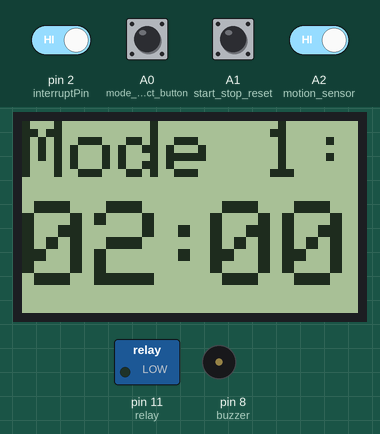
Recording of a sketch running on a simulated Arduino Uno, built with avr-gcc and run on an emulated ATmega328P. Parts: 84×48 one-colour display, switched loads named in the sketch (green lamp = pin HIGH), buzzer (waves = sounding, pin HIGH). The inputs (shaded band) are chosen by the test bench; at power-on: A0 (mode_select_button), A1 (start_stop_reset), A2 (motion_sensor), pin 2 (interruptPin) HIGH.

Above: at 4.2 s.
4.3 s: A0 (mode_select_button) pulled LOW for 0.15 s
At 5.4 s:
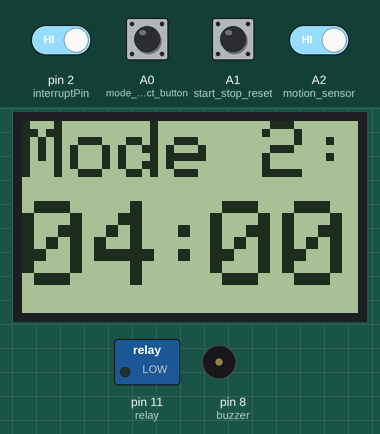
6.5 s: A0 (mode_select_button) pulled LOW for 1 s
At 6.77 s:
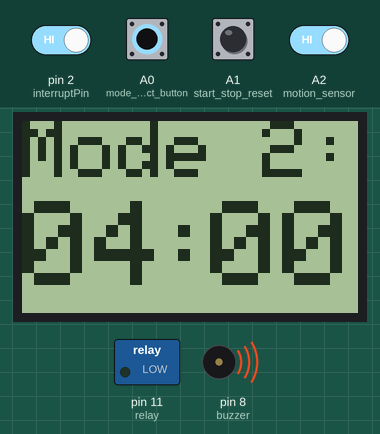
9.0 s: A1 (start_stop_reset) pulled LOW for 1 s
At 10.5 s:
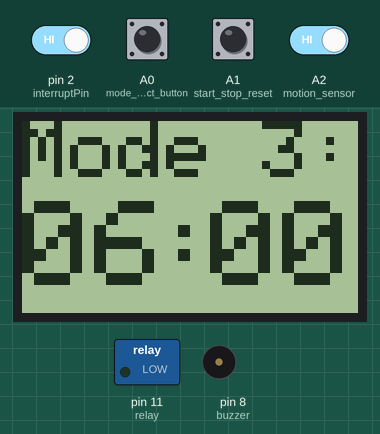
11.5 s: A1 (start_stop_reset) pulled LOW for 0.15 s
At 11.81 s:
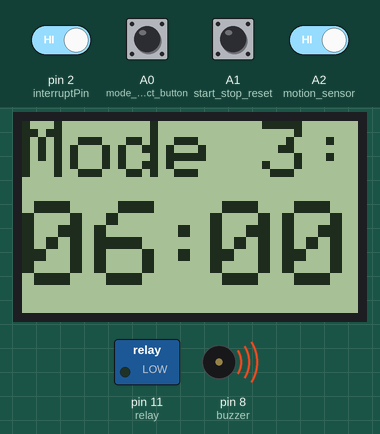
13.3 s: pin 2 (interruptPin) driven LOW and A0 (mode_select_button) driven LOW and A1 (start_stop_reset) driven LOW and A2 (motion_sensor) driven LOW
At 15.6 s:
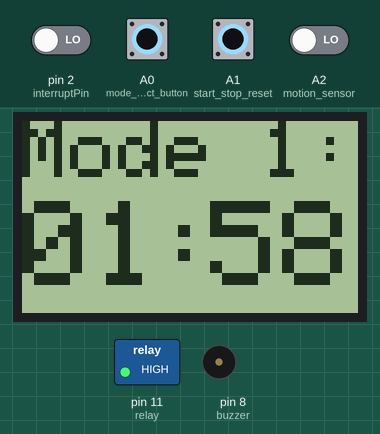
16.3 s: pin 2 (interruptPin) driven HIGH
At 17.3 s:
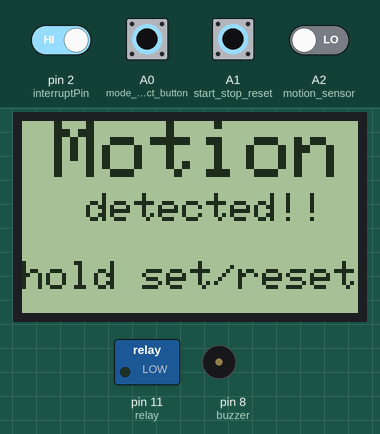
Timing chart, 0 to 18.8 s (numbered marks = the images above; inputs shaded):
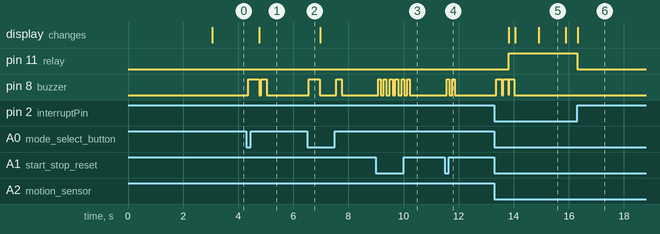

The sketch:

two_button_uvc_control.ino
```cpp
#include <SPI.h>
#include <Adafruit_GFX.h>
#include <Adafruit_PCD8544.h>
#include <stdio.h>
#include <string.h>
// don't use 9, 10 pin
#define mode_select_button A0
#define start_stop_reset A1
#define relay 11
#define buzzer 8
#define interruptPin  2
#define idle_time 2

//adding new for motion sensor
#define motion_sensor A2
int motion_sensor_value;
int motion_time_out;
bool motion = false;
bool status_motion_msg = false;

byte rotatetext = 0;
bool alarm = false;
bool door = false;
bool buzzer_flag = false;
bool idle_flag = false;
bool start_pause_flag = false;
bool wait_timer = false;

int menu_stat,stop_rst;
int lastButtonState_1 = 1;
int lastButtonState_2 = 1;
int debounce_delay = 50;
int mode, stp, wait, timer;
int mode_1_2_3 = 0;
int last_sec;

int max_mode = 2;

int status_door;
int j,k;
int lo;

int status_door_msg = 0;  //used as door open/close flag

int mode_1_time = 2;//2
int mode_2_time = 4;//4
int mode_3_time = 6;//6

int alarm_sec;
double fshow_min;
int show_min,show_sec;
double fshow_min1;
int show_min1,show_sec1;
int sec;
char f_sec[10];
float f_show_sec1;

Adafruit_PCD8544 display = Adafruit_PCD8544(3, 4, 5, 7, 6);

void setup() {
  Serial.begin(9600);
  display.begin();
  display.setContrast(60);
  display.clearDisplay();

  display.setRotation(rotatetext);
  display.setTextSize(2);
  display.setTextColor(BLACK);
  display.setCursor(0,0);
  display.print("WELCOME");

  display.setTextSize(1);
  display.setCursor(18,26);
  display.print("AQUALINK");
  display.setCursor(0,40);
  display.print("BANGLADESH LTD");
  display.display();
  delay(3000);
  display.clearDisplay();

  cli();

  pinMode(interruptPin, INPUT_PULLUP);
  pinMode(relay,OUTPUT);
  pinMode(buzzer,OUTPUT);
  digitalWrite(relay,LOW);
  digitalWrite(buzzer,LOW);

  TCCR1A = 0;// set entire TCCR1A register to 0
  TCCR1B = 0;// same for TCCR1B
  TCNT1  = 0;//initialize counter value to 0
  // set compare match register for 1hz increments
  OCR1A = 15420;// = (16*10^6) / (1*1024) - 1 (must be <65536)//15624//15420
  // turn on CTC mode
  TCCR1B |= (1 << WGM12);
  // Set CS12 and CS10 bits for 1024 prescaler
  TCCR1B |= (1 << CS12) | (1 << CS10);
  // enable timer compare interrupt
  TIMSK1 |= (1 << OCIE1A);
  sei();

}

ISR(TIMER1_COMPA_vect){
  //generates pulse wave of frequency 1Hz/2 = 0.5kHz (takes two cycles for full wave- toggle high then toggle low)
  if(alarm == true && door == false && motion == false){
    alarm_sec--;
    if(start_pause_flag == true){
      wait++;
    }
    digitalWrite(relay,HIGH);
    if(alarm_sec <= 0){
      alarm = false;
      sec = 0;
      alarm_sec = 0;
      digitalWrite(relay,LOW);
      buzzer_flag = true;
      //warning_tone();
    }
  }
  if(wait_timer == true){
      timer++;
      if(timer == 1){
        timer = 0;
        wait_timer = false;
      }
  }
  //motion time out of 10 sec if motion is detected.
//  if(motion == true and alarm == true){
//    motion_time_out++;
//    digitalWrite(relay, LOW);
//    if(motion_time_out == 2 and digitalRead(motion_sensor) == 1){
//      motion_time_out = 1;
//    }
//    if(motion_time_out > 3 and digitalRead(motion_sensor) == 0){
//      motion_time_out = 0;
//      motion = false;
//      status_motion_msg = false;
//    }
//  }
}

void loop(){
  while(alarm == false){
    if(idle_flag == true && status_door_msg == 0){
      display_wait();
      button_loop();
      door_loop();
    }
    //door_loop();
    else if(idle_flag == false && status_door_msg == 1){
      display_wait();
      button_loop();
      door_loop();
      if(buzzer_flag == true){
        warning_tone();
        buzzer_flag = false;
      }
    }
    else if(idle_flag == false && status_door_msg == 0) {
      if( j > idle_time*100){
        idle_flag = true;
      }
      door_loop();
      set_alarm_loop();
      delay(10);
      j++;
      //Serial.println(j);
    }
  }
  while(alarm == true){
    status_door_msg = 1;
    door_loop();
    if(motion == true or door == true){
      display_wait();
      while(digitalRead(start_stop_reset)){
        if(digitalRead(start_stop_reset)==0){
          delay(debounce_delay);
          start_pause_flag = true;
          select_tone();
          wait = 0;
          break;
        }
      }
    }
    else if( wait >= 3){
      start_pause_flag = false;
      reset_timer();
    }
    show_time_alarm();
    if (motion == false){
      if(mode_1_2_3 == 0){
        display_M1("Mode 1:");
      }
      if(mode_1_2_3 == 1){
        display_M1("Mode 2:");
      }
      if(mode_1_2_3 == 2){
        display_M1("Mode 3:");
      }
    }

    //delay(50);
  }
}

void reset_timer(){
    button_loop();
    if(stp==1){
      last_sec = 0;
      stp = 0;
      alarm_sec = 0;
      sec = 0;
      alarm = false;
      status_door_msg = 0;
      select_tone();
      digitalWrite(relay,LOW);
    }
}

void set_alarm_loop(){
  if(idle_flag == true){
    display_wait();
  }
  else {
    button_loop();
    if(mode==1 && mode_1_2_3 <= max_mode){
      mode = 0;
      mode_1_2_3++;
      if(mode_1_2_3>max_mode){
         mode_1_2_3 = 0;
      }
      select_tone();
    }
    if(mode_1_2_3 == 0){
      sec = 60*mode_1_time;
      display_M("Mode 1:");
    }
    if(mode_1_2_3 == 1){
      sec = 60*mode_2_time;
      display_M("Mode 2:");
    }
    if(mode_1_2_3 == 2){
      sec = 60*mode_3_time;
      display_M("Mode 3:");
    }
    if(stp==1 && sec>0){
      //added new
      if(motion == true or door ==true){
        hazard_tone();
        wait_timer = true;
      }
      if(wait_timer == false){
        alarm = true;
        stp = 0;
        alarm_sec = sec;
        digitalWrite(relay,HIGH);
        select_tone();
      }
    }
  }
}

void button_loop(){
  menu_stat = digitalRead(mode_select_button);
  stop_rst = digitalRead(start_stop_reset);
  if (menu_stat != lastButtonState_1) {
    if (menu_stat == 0){
      mode = 1;
      j = 0;
      lo = 0;
      status_door_msg = 0;
      idle_flag = false;
    }
    else mode = 0;
    delay(debounce_delay);
    select_tone();
  }

  lastButtonState_1 = menu_stat;

  if (stop_rst != lastButtonState_2){
    if (stop_rst == 0){
      j = 0;
      lo = 0;
      status_door_msg = 0;
      idle_flag = false;
      stp = 1;
    }
    else stp = 0;
    delay(debounce_delay);

  }

  lastButtonState_2 = stop_rst;
}

void select_tone(){
  digitalWrite(buzzer,HIGH);
  delay(200);
  digitalWrite(buzzer,LOW);
}

void warning_tone(){
  digitalWrite(buzzer,HIGH);
  delay(400);
  digitalWrite(buzzer,LOW);
  delay(300);
  digitalWrite(buzzer,HIGH);
  delay(400);
  digitalWrite(buzzer,LOW);
  delay(300);
  digitalWrite(buzzer,HIGH);
  delay(400);
  digitalWrite(buzzer,LOW);
}

void hazard_tone(){
  digitalWrite(buzzer,HIGH);
  delay(100);
  digitalWrite(buzzer,LOW);
  delay(100);
  digitalWrite(buzzer,HIGH);
  delay(100);
  digitalWrite(buzzer,LOW);
  delay(100);
}


void display_wait(){
  if( lo < 200 && status_door_msg == 0 && alarm == false){
    display.clearDisplay();
    display.setRotation(rotatetext);
    display.setTextSize(2);
    display.setTextColor(BLACK);
    display.setCursor(0,0);
    display.print("Please!");
    display.setTextSize(1);
    display.setTextColor(BLACK);
    display.setCursor(8,30);
    display.print("Select Mode");
    display.display();
  }
  else if( 200 < lo < 280 && status_door_msg == 0 and alarm == false){
    display.clearDisplay();
    display.setRotation(rotatetext);
    display.setTextSize(2);
    display.setTextColor(BLACK);
    display.setCursor(20,0);
    display.print("Stay");
    display.setCursor(0,15);
    display.print("Safe...");

    display.setTextSize(1);
    display.setCursor(18,32);
    display.print("AQUALINK");
    display.setCursor(0,40);
    display.print("BANGLADESH LTD");
    display.display();
  }
  if(status_door_msg == 1 and alarm == false){
    display.clearDisplay();
    display.setRotation(rotatetext);
    display.setTextSize(2);
    display.setTextColor(BLACK);
    display.setCursor(0,0);
    display.print("Done!!!");
    display.setTextSize(1);
    display.setCursor(20,32);
    display.print("Please");
    display.setCursor(0,40);
    display.print("Open The Door");
    display.display();
  }
  if(motion == true and alarm == true){
    display.clearDisplay();
    display.setRotation(rotatetext);
    display.setTextSize(2);
    display.setTextColor(BLACK);
    display.setCursor(8,0);
    display.print("Motion");
    display.setTextSize(1);
    display.setCursor(16,18);
    display.print("detected!!");
    display.setTextSize(1);
    display.setCursor(0,35);
    display.print("hold set/reset");
    display.display();
  }

  if(lo > 280 && status_door_msg == 0){
    lo = 0;
  }
  //Serial.print("lo value: ");Serial.println(lo);
  lo++;
}

void display_M(char*mode_name){
    show_time_No_alarm();
    display.clearDisplay();
    display.setRotation(rotatetext);
    display.setTextSize(2);
    display.setTextColor(BLACK);
    display.setCursor(0,0);
    display.print(mode_name);
    display.setTextSize(3);
    display.setTextColor(BLACK);
    display.setCursor(0,20);
    if(show_min<10){
      display.print("0");display.print(show_min);
    }
    else{
      display.print(show_min);
    }
    display.setCursor(33,20);
    display.print(":");
    display.setCursor(47,20);
    if(show_sec<10){
      display.print("0");display.print(show_sec);
    }
    else{display.print(show_sec);}

    display.display();
}

void display_M1(char*mode_name){
    show_time_No_alarm();
    display.clearDisplay();
    display.setRotation(rotatetext);
    display.setTextSize(2);
    display.setTextColor(BLACK);
    display.setCursor(0,0);
    display.print(mode_name);
    display.setTextSize(3);
    display.setTextColor(BLACK);
    display.setCursor(0,20);
    if(show_min1<10){
      display.print("0");display.print(show_min1);
    }
    else{
      display.print(show_min1);
    }
    display.setCursor(33,20);
    display.print(":");
    display.setCursor(47,20);

    if(f_show_sec1 <= 9){
      display.print("0");display.print(f_show_sec1,0);
    }
    else{display.print(f_show_sec1,0);}

    display.display();
}


void door_loop(){
  status_door = digitalRead(interruptPin);
  motion_sensor_value = digitalRead(motion_sensor);
//  Serial.print("motion sensor value:"); Serial.print(motion_sensor_value);
//  Serial.print(status_door);
  if(status_door == 0 and motion_sensor_value == 0){
    door = false;
    motion = false;
  }
  else {
    motion = true;
    status_motion_msg = true;
    door = true;
    digitalWrite(relay,LOW);
    status_door_msg = 0;
  }
}

void show_time_No_alarm(){
    show_min = sec/60;
    fshow_min = ((double)sec/60.00);
    show_sec = ((fshow_min-show_min)*60.00);
}

void show_time_alarm(){
    show_min1 = alarm_sec/60;
    fshow_min1 = ((double)alarm_sec/60);
    show_sec1 = ((fshow_min1-show_min1)*60);
    f_show_sec1 = ((fshow_min1-show_min1)*60);
}
```

Measured:
- after the input at 4.3 s, pin 8 (buzzer): LOW → HIGH after 0.06 s, → LOW 0.40 s later, → HIGH 0.07 s later, → LOW 0.20 s later; the display: changes after 0.47 s (image 1)
- after the input at 6.5 s, pin 8 (buzzer): LOW → HIGH after 0.06 s, → LOW 0.40 s later, → HIGH 0.59 s later, → LOW 0.20 s later
- after the input at 9.0 s, pin 8 (buzzer): alternates HIGH for 0.10 s and LOW for 0.10 s, 12 changes in all, then stays LOW, starting after 0.08 s
- after the input at 11.5 s, pin 8 (buzzer): alternates HIGH for 0.10 s and LOW for 0.10 s, 4 changes in all, then stays LOW, starting after 0.07 s
- after the input at 13.3 s, pin 11 (relay): LOW → HIGH after 0.53 s; pin 8 (buzzer): alternates HIGH for 0.20 s and LOW for 0.03 s, 6 changes in all, then stays LOW, starting after 0.06 s; the display: first changes after 0.53 s (image 5 shows a later state)
- after the input at 16.3 s, pin 11 (relay): HIGH → LOW at once; the display: changes at once (image 6)
- what the display in image 5 shows lasts 1.0 s, from 14.9 s to 15.9 s
